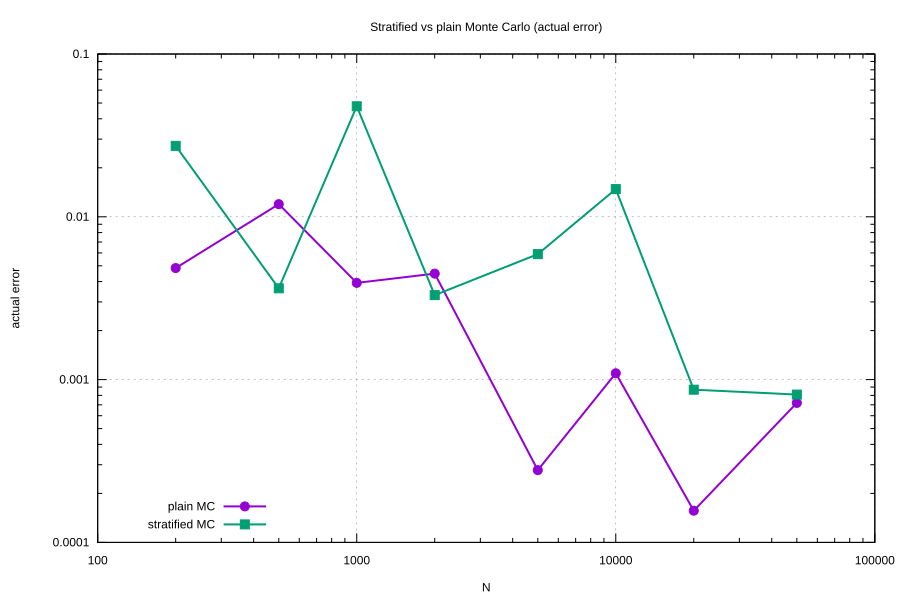

gnuplot code for this plot:
set terminal svg size 900,600 enhanced background rgb 'white'
set output 'plot_stratified_vs_plain.svg'

set title 'Stratified vs plain Monte Carlo (actual error)'
set xlabel 'N'
set ylabel 'actual error'
set grid
set logscale xy
set key left bottom

plot 'stratified_scaling.data' using 1:2 with linespoints lw 2 pt 7 title 'plain MC', \
     'stratified_scaling.data' using 1:3 with linespoints lw 2 pt 5 title 'stratified MC'
